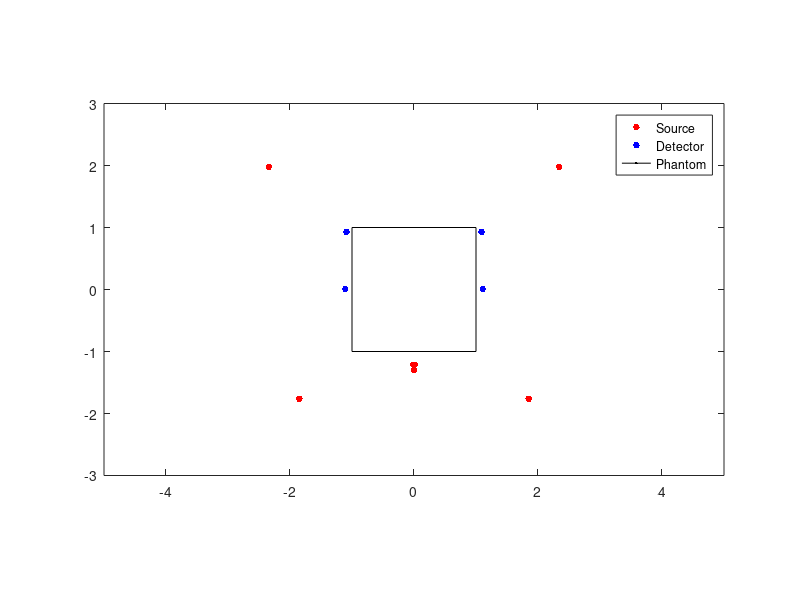

This figure's MATLAB source:
clear;

sx = [-.01,.01,1.85,-1.85,2.34,-2.34,.0];
sy = -[1.21,1.21,1.76,1.76,-1.98,-1.98,1.3];

dx = [1.09,-1.09,-1.11,1.11];
dy = -[-.93,-.93,-.01,-.01];

plot(sx,sy,'.r','MarkerSize',15);
hold on 
plot(dx,dy,'.b','MarkerSize',15);
plot(-100,100,'k');
rectangle('Position',[-1 -1 2 2]);
hold off
daspect([1 1 1]);
axis([-5, 5, -3, 3]);
legend('Source','Detector','Phantom');

% Fittest 489
% x: [-.01,.01,1.85,-1.85,2.34,-2.34,.0,1.09,-1.09,-1.11,1.11,];
% y: [1.21,1.21,1.76,1.76,-1.98,-1.98,1.3,-.93,-.93,-.01,-.01,];
% 19.94